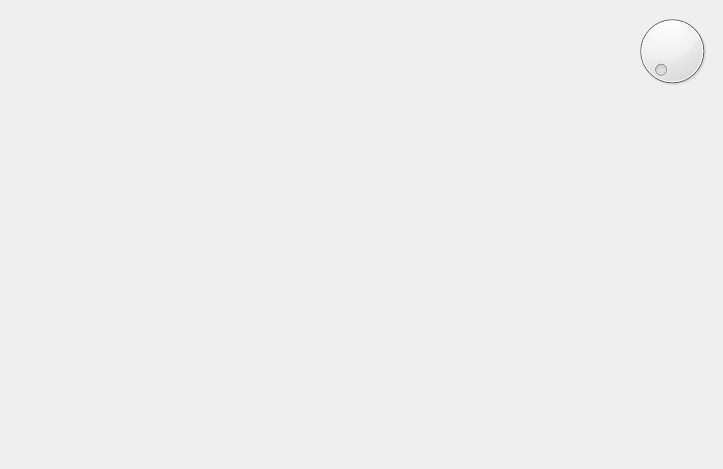
<?xml version="1.0" encoding="UTF-8"?>
<ui version="4.0">
 <class>Form</class>
 <widget class="QWidget" name="Form">
  <property name="geometry">
   <rect>
    <x>0</x>
    <y>0</y>
    <width>723</width>
    <height>469</height>
   </rect>
  </property>
  <property name="windowTitle">
   <string>Form</string>
  </property>
  <layout class="QHBoxLayout" name="horizontalLayout">
   <item>
    <widget class="Canvas" name="canvas" native="true"/>
   </item>
   <item alignment="Qt::AlignTop">
    <widget class="QDial" name="dial">
     <property name="sizePolicy">
      <sizepolicy hsizetype="Fixed" vsizetype="Fixed">
       <horstretch>0</horstretch>
       <verstretch>0</verstretch>
      </sizepolicy>
     </property>
     <property name="maximumSize">
      <size>
       <width>80</width>
       <height>80</height>
      </size>
     </property>
    </widget>
   </item>
  </layout>
 </widget>
 <customwidgets>
  <customwidget>
   <class>Canvas</class>
   <extends>QWidget</extends>
   <header>ui.canvas</header>
   <container>1</container>
  </customwidget>
 </customwidgets>
 <resources/>
 <connections/>
</ui>
